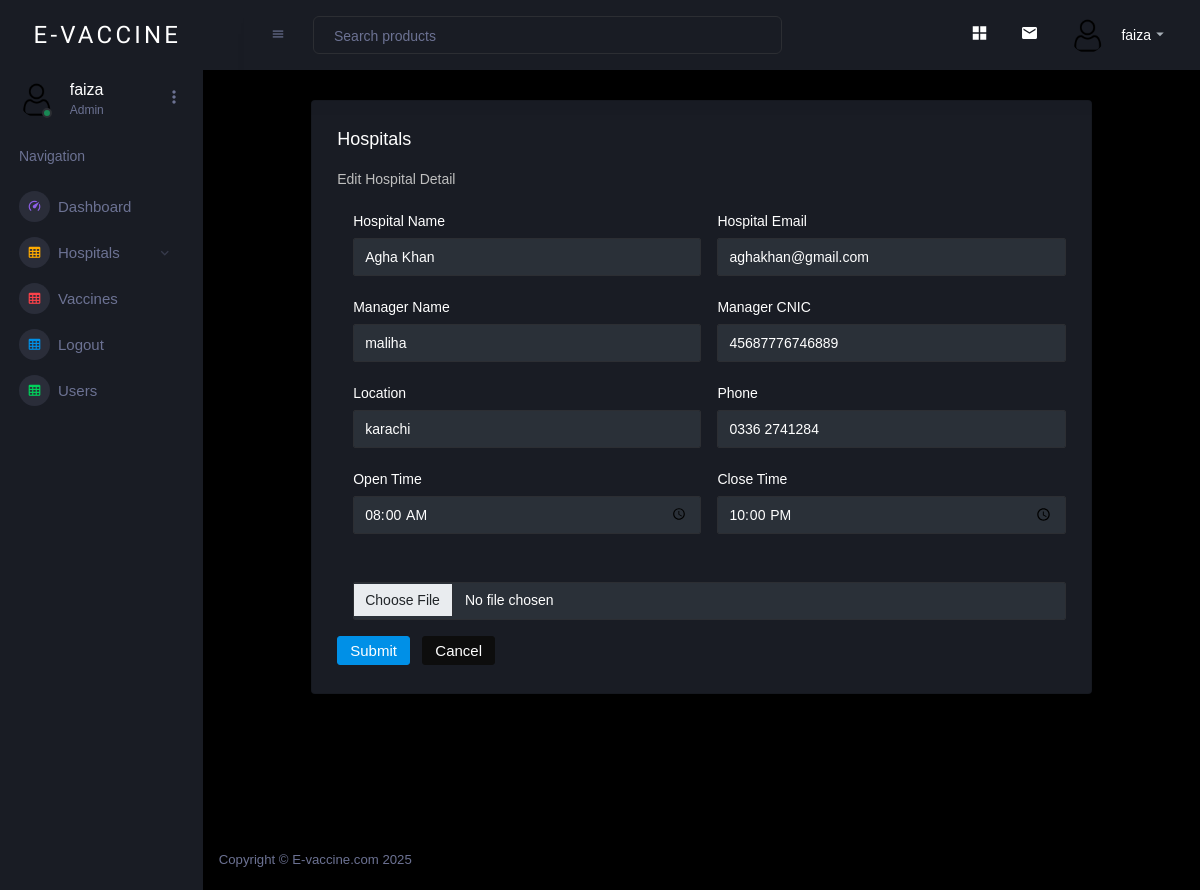
Screenshot of /hos_edit.php?ed_id=3&u_id=1 (signed in) with the database file from the repository.
### tables this page shows
CREATE TABLE `user` (
  `user_id` int(11) NOT NULL,
  `username` varchar(255) NOT NULL,
  `user_email` varchar(255) NOT NULL,
  `user_phone` varchar(255) NOT NULL,
  `user_pass` varchar(255) NOT NULL,
  `user_img` varchar(300) NOT NULL,
  `user_role` int(11) NOT NULL DEFAULT 0
);

CREATE TABLE `hospital` (
  `hospital_id` int(11) NOT NULL,
  `hospital_name` varchar(255) NOT NULL,
  `hospital_email` varchar(255) NOT NULL,
  `hospital_contact` varchar(255) NOT NULL,
  `hospital_manager` varchar(255) NOT NULL,
  `manager_cnic` varchar(255) NOT NULL,
  `hospital_location` varchar(255) NOT NULL,
  `hospital_img` varchar(255) NOT NULL,
  `hospital_op_time` varchar(255) NOT NULL,
  `hospital_close_time` varchar(255) NOT NULL,
  `pass` varchar(255) NOT NULL,
  `user_id` int(11) NOT NULL,
  `hospital_status` varchar(255) NOT NULL DEFAULT '1',
  `Created_at` varchar(255) NOT NULL
);

### hos_edit.php (the view, shortened to what this page needs)
<?php
 include "admin_nav.php";
 ?>
  <div class="main-panel" style="min-height:calc(120vh - 70px)">
 <div class="content-wrapper">
                <?php
                include "config.php";
                $ed_id=$_GET['ed_id'];
                $val_sql="SELECT * FROM `hospital` WHERE hospital_id = $ed_id ";
                $val_q=mysqli_query($con,$val_sql);
                $val_data=mysqli_fetch_assoc($val_q);
                ?>
              <div class="row">
              <div class="col-10 grid-margin mx-auto stretch-card">
                <div class="card">
                  <div class="card-body">
                    <h4 class="card-title">Hospitals</h4>
                    <p class="card-description"> Edit Hospital Detail</p>
                    <form method="POST" enctype="multipart/form-data">
                    <div class="col-lg-12 d-flex m-2">
                      <div class="form-group m-2 w-100">
                        <label >Hospital Name</label>
                        <input type="text" class="form-control" name="name"  value="<?php echo $val_data['hospital_name']?>" >
                      </div>
                      <div class="form-group m-2 w-100">
                        <label >Hospital Email</label>
                        <input type="email" class="form-control" name="email"  value="<?php echo $val_data['hospital_email']?>" >
                      </div>
                      </div>
                      <div class="col-lg-12 d-flex m-2">
                      <div class="form-group m-2 w-100">
                        <label>Manager Name</label>
                        <input type="text" class="form-control" name="manager_name" value="<?php echo $val_data['hospital_manager']?>">
                      </div>
                      <div class="form-group m-2 w-100">
                        <label >Manager CNIC</label>
                        <input type="text" class="form-control" name="manager_cnic"  value="<?php echo $val_data['manager_cnic']?>" >
                      </div>
                      </div>
                      <div class="col-lg-12 d-flex m-2">
                      <div class="form-group m-2 w-100">
                        <label >Location</label>
                        <input type="text" class="form-control" name="location" value="<?php echo $val_data['hospital_location']?>" >
                      </div>
                      <div class="form-group m-2 w-100">
                        <label >Phone</label>
                        <input type="tel" class="form-control" name="phone"   value="<?php echo $val_data['hospital_contact']?>" >
                      </div>
                      </div>
                      <div class="col-lg-12 d-flex m-2">
                      <div class="form-group m-2 w-100">
                        <label >Open Time</label>
                        <input type="time" class="form-control" name="op_time"  value="<?php echo $val_data['hospital_op_time']?>" >
                      </div>
                      <div class="form-group m-2 w-100">
                        <label >Close Time</label>
                        <input type="time" class="form-control" name="clo_time" value="<?php echo $val_data['hospital_close_time']?>" >
                      </div>
                      </div>
                      <div class="col-lg-12 d-flex m-2">
                      <div class="form-group w-100  m-2">
                        <input type="file" class="form-control" name="fileimg" value="<?php echo $val_data['hospital_img']?>">
                      </div>
                      </div>
                      <input type="submit" value="Submit" name="submit" class="btn btn-primary me-2" >
                      <button class="btn btn-dark">Cancel</button>
                    </form>
                  </div>
                </div>
              </div>
            </div>
 <?php
 include "admin_footer.php";
 ?>

### admin_nav.php (shortened to what this page needs)
<!DOCTYPE html>
<html lang="en">
  <head>
    <link rel="stylesheet" href="assets/vendors/mdi/css/materialdesignicons.min.css">
    <link rel="stylesheet" href="assets/vendors/css/vendor.bundle.base.css">
    <link rel="stylesheet" href="assets/vendors/jvectormap/jquery-jvectormap.css">
    <link rel="stylesheet" href="assets/vendors/flag-icon-css/css/flag-icon.min.css">
    <link rel="stylesheet" href="assets/vendors/owl-carousel-2/owl.carousel.min.css">
    <link rel="stylesheet" href="assets/vendors/owl-carousel-2/owl.theme.default.min.css">
    <link rel="stylesheet" href="assets/css/style.css">
  </head>
  <body>
    <div class="container-scroller">
      <nav class="sidebar sidebar-offcanvas" id="sidebar">
        <div class="sidebar-brand-wrapper d-none d-lg-flex align-items-center justify-content-center fixed-top">
          <a class="sidebar-brand brand-logo" style="text-decoration: none; font-family: 'Varela Round', sans-serif; color: white; letter-spacing: 0.2rem; margin-left: 0.8rem; font-size:1.5rem;" href="index.html">E-VACCINE</a>
        </div>
        <ul class="nav">
          <li class="nav-item profile">
            <div class="profile-desc">
              <div class="profile-pic">
                <div class="count-indicator">
                  <img class="img-xs rounded-circle " src="images/Profile-1.webp" alt="">
                  <span class="count bg-success"></span>
                </div>
                <?php
                include 'config.php';
                $u_id=$_GET['u_id'];
                $user="SELECT * FROM `user` WHERE user_id = $u_id";
                $user_Q=mysqli_query($con,$user);
                $user_data=mysqli_fetch_assoc($user_Q);
                ?>
                <div class="profile-name">
                  <h5 class="mb-0 font-weight-normal"><?php echo $user_data['username'];?></h5>
                  <span>Admin</span>
                </div>
              </div>
              <a href="#" id="profile-dropdown" data-bs-toggle="dropdown"><i class="mdi mdi-dots-vertical"></i></a>
            </div>
          </li>
          <li class="nav-item nav-category">
            <span class="nav-link">Navigation</span>
          </li>
          <li class="nav-item menu-items">
            <a class="nav-link" href="admin_main.php?u_id=<?php echo $u_id?>">
              <span class="menu-icon">
                <i class="mdi mdi-speedometer"></i>
              </span>
              <span class="menu-title">Dashboard</span>
            </a>
          </li>
          <li class="nav-item menu-items">
            <a class="nav-link" data-bs-toggle="collapse" href="#ui-basic" aria-expanded="false" aria-controls="ui-basic">
              <span class="menu-icon">
                <i class="mdi mdi-table-large"></i>
              </span>
              <span class="menu-title">Hospitals</span>
              <i class="menu-arrow"></i>
            </a>
          </li>
          <li class="nav-item menu-items">
            <a class="nav-link" href="admin_vacc.php?u_id=<?php echo $u_id;?>">
              <span class="menu-icon">
                <i class="mdi mdi-table-large"></i>
              </span>
              <span class="menu-title">Vaccines</span>
            </a>
          </li>
          <li class="nav-item menu-items">
            <a class="nav-link" href="logout.php">
              <span class="menu-icon">
                <i class="mdi mdi-table-large"></i>
              </span>
              <span class="menu-title">Logout</span>
            </a>
          </li>
          <li class="nav-item menu-items">
            <a class="nav-link" href="user.php?u_id=<?php echo $u_id;?>">
              <span class="menu-icon">
                <i class="mdi mdi-table-large"></i>
              </span>
              <span class="menu-title">Users</span>
            </a>
          </li>
        </ul>
      </nav>
        <nav class="navbar p-0 fixed-top d-flex flex-row">
          <div class="navbar-menu-wrapper flex-grow d-flex align-items-stretch">
            <button class="navbar-toggler navbar-toggler align-self-center" type="button" data-toggle="minimize">
              <span class="mdi mdi-menu"></span>
            </button>
            <ul class="navbar-nav w-100">
              <li class="nav-item w-100">
                <form class="nav-link mt-2 mt-md-0 d-none d-lg-flex search">
                  <input type="text" class="form-control" placeholder="Search products">
                </form>
              </li>
            </ul>
            <ul class="navbar-nav navbar-nav-right">
              <li class="nav-item nav-settings d-none d-lg-block">
                <a class="nav-link" href="#">
                  <i class="mdi mdi-view-grid"></i>
                </a>
              </li>
              <li class="nav-item dropdown border-left">
                <a class="nav-link count-indicator dropdown-toggle" id="messageDropdown" href="#" data-bs-toggle="dropdown" aria-expanded="false">
                  <i class="mdi mdi-email"></i>
                </a>
              </li>
              <li class="nav-item dropdown">
                <a class="nav-link" id="profileDropdown" href="#" data-bs-toggle="dropdown">
                  <div class="navbar-profile">
                    <img class="img-xs rounded-circle" src="images/Profile-1.webp" alt="">
                    <p class="mb-0 d-none d-sm-block navbar-profile-name"><?php echo $user_data['username'];?></p>
                    <i class="mdi mdi-menu-down d-none d-sm-block"></i>
                  </div>
                </a>
              </li>
            </ul>
          </div>
        </nav>

### rows the page displays
user: username "faiza"
hospital: name "Agha Khan", email "aghakhan@gmail.com", manager_name "maliha", manager_cnic "45687776746889", location "karachi", phone "0336 2741284", op_time "08:00", clo_time "22:00"
